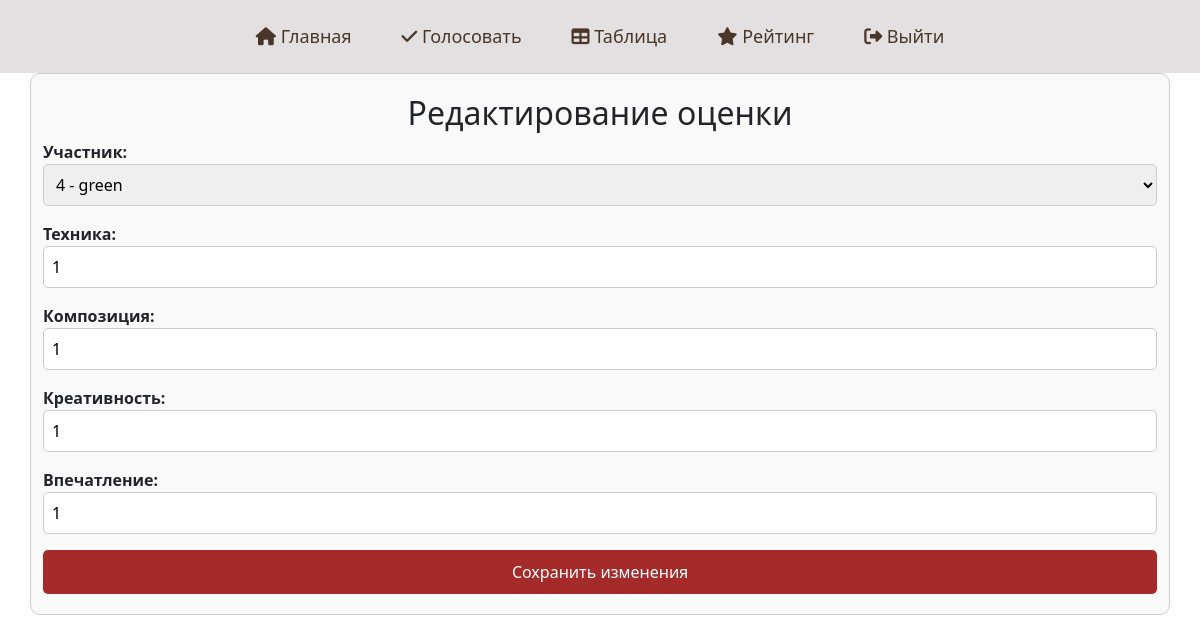
Screenshot of /vote/edit_score/44/ (signed in) with the database file from the repository.
### vote/models.py (models this page shows, shortened)
class Score(models.Model):
    jury = models.ForeignKey(User, on_delete=models.CASCADE)  # Жюри
    participant = models.ForeignKey(Participant, on_delete=models.CASCADE)  # Участник
    technique = models.IntegerField()
    composition = models.IntegerField()
    creativity = models.IntegerField()
    impression = models.IntegerField()

### vote/views.py (the view)
# urls.py: path('edit_score/<int:score_id>/', views.edit_score, name='edit_score'),
@login_required
def edit_score(request, score_id):
    score = get_object_or_404(Score, id=score_id)
    if request.method == 'POST':
        form = ScoreForm(request.POST, instance=score)
        if form.is_valid():
            form.save()
            return redirect('vote_page')  # Перенаправляем на страницу голосования с сообщением об успехе
    else:
        form = ScoreForm(instance=score)
    return render(request, 'vote/edit_score.html', {
        'form': form,
        'score': score,
    })

### vote/forms.py
class ScoreForm(forms.ModelForm):
    participant = forms.ModelChoiceField(queryset=Participant.objects.all(), label="Участник")
    class Meta:
        model = Score
        fields = ['participant', 'technique', 'composition', 'creativity', 'impression']
        labels = {
            'technique': 'Техника',
            'composition': 'Композиция',
            'creativity': 'Креативность',
            'impression': 'Впечатление',
        }
        widgets = {
            'technique': forms.NumberInput(attrs={'min': 0, 'max': 10}),
            'composition': forms.NumberInput(attrs={'min': 0, 'max': 10}),
            'creativity': forms.NumberInput(attrs={'min': 0, 'max': 10}),
            'impression': forms.NumberInput(attrs={'min': 0, 'max': 10}),
        }

### main/models.py (called while the page is built)
    def __str__(self):
        return f"{self.number} - {self.name}"

### vote/templates/vote/edit_score.html (shortened to what this page needs)
{% load static %}
<!DOCTYPE html>
<html lang="ru">
<head>
    <link rel="stylesheet" href="{% static 'vote/css/vote.css' %}">
    <link rel="stylesheet" href="https://cdn.jsdelivr.net/npm/bootstrap@5.3.3/dist/css/bootstrap.min.css">
    <link rel="stylesheet" href="https://use.fontawesome.com/releases/v6.6.0/css/all.css">
</head>
<body>
<header>
    <nav class="navbar">
        <ul class="navbar-menu">
            <li><a href="{% url 'main' %}"><i class="fa-solid fa-house"></i> Главная</a></li>
            <li><a href="{% url 'vote_page' %}"><i class="fa-solid fa-check"></i> Голосовать</a></li>
            <li><a href="{% url 'participant_scores' %}"><i class="fa-solid fa-table"></i> Таблица</a></li>
            <li><a href="#"><i class="fa-solid fa-star"></i> Рейтинг</a></li>
            <li><a href="{% url 'signup' %}"><i class="fa-solid fa-right-from-bracket"></i> Выйти</a></li>
        </ul>
    </nav>
</header>
<div class="container">
    <h2>Редактирование оценки</h2>
    <form method="post">
        {{ form.as_p }}
        <button type="submit" class="btn btn-primary">Сохранить изменения</button>
    </form>
</div>
</body>
</html>

### vote/static/vote/css/vote.css (style rules this page uses)
body { font-family: Arial, sans-serif; background: #D6C0B3; }
.container { width: 50%; margin: 0 auto; padding: 20px; background-color: #f9f9f9; border: 1px solid #ccc; border-radius: 10px; }
h2 { text-align: center; }
label { display: block; font-weight: bold; }
input, select { width: 100%; padding: 8px; border: 1px solid #ccc; border-radius: 5px; }
button.btn { display: block; width: 100%; padding: 10px; background-color: brown; color: white; border: none; border-radius: 5px; cursor: pointer; }
header { background-color: #E4E0E1; padding: 15px 0; }
.navbar { display: flex; justify-content: center; align-items: center; flex-wrap: wrap; }
.navbar-menu { list-style: none; margin: 0; padding: 0; display: flex; gap: 20px; width: 100%; align-items: center; justify-content: center; }
.navbar-menu li { display: inline-block; }
.navbar-menu a { font-size: 18px; color: #493628; text-decoration: none; padding: 10px 15px; transition: color 0.3s ease; }

### rows the page displays
Score: participant "4 - green", technique "1", composition "1", creativity "1", impression "1"
